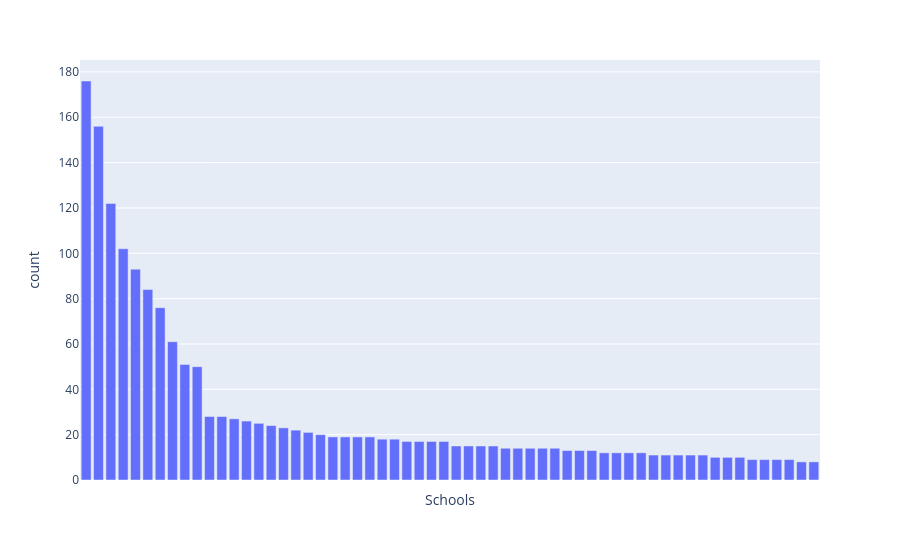

The notebook cell saved with this chart:
### Markdown cell above
## Displaying data

### Code cell
fig = px.bar(sorted_schools[:60], x="school", y="count", labels={'school':'Schools'})
fig.update_xaxes(showticklabels=False) # we hide x labels because it takes too much room. We can see school names by hovering bars
fig.show()

### Figure 1 — Plotly figure (JSON) as saved in the notebook; plotly's stock layout.template omitted (floating-point values rounded to 4 significant figures)
{"data": [{"alignmentgroup": "True", "hovertemplate": "Schools=%{x}<br>count=%{y}<extra></extra>", "legendgroup": "", "marker": {"color": "#636efa", "pattern": {"shape": ""}}, "name": "", "offsetgroup": "", "orientation": "v", "showlegend": false, "textposition": "auto", "type": "bar", "x": ["Université Paris Dauphine - PSL", "École Polytechnique", "Pierre and Marie Curie University", "University of Paris I: Panthéon-Sorbonne", "Université Paris Cité", "ENSAE Paris", "CentraleSupélec", "Université Paris-Saclay", "National School of Computer Science and Applied Mathematics of Grenoble", "Sorbonne Université", "Ecole normale supérieure", "ENSTA Paris", "Télécom Paris", "ESILV - Ecole Supérieure d'Ingénieurs Léonard de Vinci", "ENSAI", "Aix-Marseille University", "École nationale des ponts et chaussées", "ECE. Ecole d'ingénieurs. Engineering School.", "HEC Paris", "ESSEC Business School", "Institut Polytechnique de Paris", "Lycée Louis-le-Grand", "Ecole Nationale Supérieure des Mines de Nancy", "Institut National de Statistique et d'Economie Appliquée (INSEA)", "Université Évry Paris-Saclay", "Centrale Méditerranée", "emlyon business school", "Paris-Sud University (Paris XI)", "IMT Atlantique", "Lycée Saint Louis", "ENSEEIHT", "Grenoble IAE", "Institut de Science Financière et d'Assurances (I.S.F.A)", "Université Paris-Est Marne-la-Vallée", "Imperial College London", "ENS Paris-Saclay", "CY Tech", "Université de Rennes I", "CPGE - Classes préparatoires aux grandes écoles", "University of Lille 1 Sciences and Technology", "Conservatoire National des Arts et Métiers", "ENSIIE - École Nationale Supérieure d'Informatique pour l'Industrie et l'Entreprise", "Université Sorbonne Paris Nord", "Université Paris Nanterre", "Mines Paris - PSL", "Ecole centrale de Lyon", "Université de Bordeaux", "ESCP Business School", "CY Cergy Paris Université", "Lycée du Parc", "Université Claude Bernard Lyon 1", "Université Grenoble Alpes", "ISAE-SUPAERO", "NEOMA Business School", "EDHEC Business School", "Lycée Condorcet", "Toulouse School of Economics", "Sorbonne University", "Universite de Lorraine", "SKEMA Business School"], "xaxis": "x", "y": [176, 156, 122, 102, 93, 84, 76, 61, 51, 50, 28, 28, 27, 26, 25, 24, 23, 22, 21, 20, 19, 19, 19, 19, 18, 18, 17, 17, 17, 17, 15, 15, 15, 15, 14, 14, 14, 14, 14, 13, 13, 13, 12, 12, 12, 12, 11, 11, 11, 11, 11, 10, 10, 10, 9, 9, 9, 9, 8, 8], "yaxis": "y"}], "layout": {"barmode": "relative", "legend": {"tracegroupgap": 0}, "margin": {"t": 60}, "xaxis": {"anchor": "y", "domain": [0, 1], "showticklabels": false, "title": {"text": "Schools"}}, "yaxis": {"anchor": "x", "domain": [0, 1], "title": {"text": "count"}}}}
